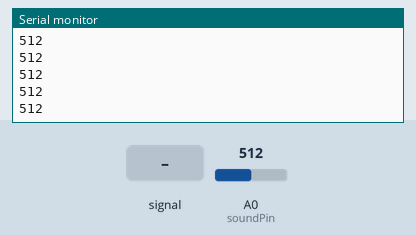
Recording of a sketch running on a simulated Arduino Uno, built with avr-gcc and run on an emulated ATmega328P. Shown: the last lines printed to the serial monitor. The test bench sets the inputs (shaded band); at power-on: A0 (soundPin) = 512.

Above: at 1.2 s.
1.3 s: A0 (soundPin) fed a 200 Hz sine of ±81 counts around its level
At 2.3 s:
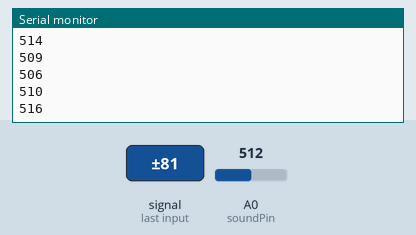
2.8 s: A0 (soundPin) set to 716
At 3.8 s:
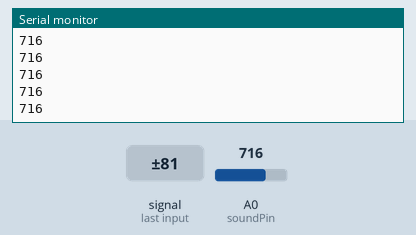
4.3 s: A0 (soundPin) fed a 1000 Hz sine of ±255 counts around its level
At 4.9 s:
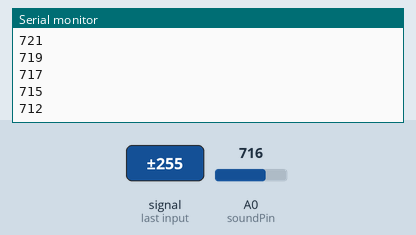
5.8 s: A0 (soundPin) set to 900
At 6.9 s:
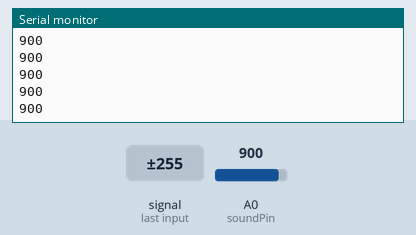
Timing chart, 0 to 8.3 s (numbered marks = the images above; inputs shaded):
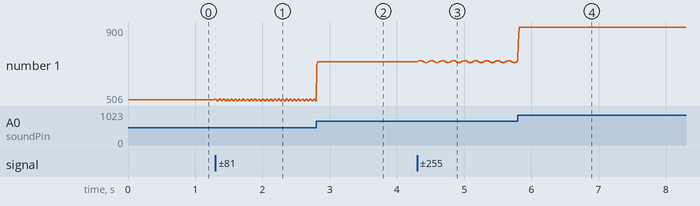

The sketch:

sketch_jul28a.ino
```cpp
//MICROPHONE SETUP

int soundPin = A0;

//Attiny Pin
//int soundPin = 2;

//////////////////////////////////////////////////////////////////////////////////////////////////


void setup() {

  Serial.begin(115200); //sets serial port for communication
}

void loop() {
  readMic();
}

void readMic() {

  long sum = 0;
  for (int i = 0; i < 100; i++)
  {
    sum += analogRead(soundPin);
  }
  sum = sum / 100;
  Serial.println(sum);
}
```

Measured:
- after the input at 1.3 s, the serial monitor: prints a new line at once (image 1)
- after the input at 2.8 s, the serial monitor: prints a new line at once (image 2)
- after the input at 4.3 s, the serial monitor: prints a new line at once (image 3)
- after the input at 5.8 s, the serial monitor: prints a new line at once (image 4)
- plotted number 1: 512 → 506 after the input at 1.3 s, 506 → 716 after the input at 2.8 s, 716 → 717 after the input at 4.3 s, 717 → 900 after the input at 5.8 s
